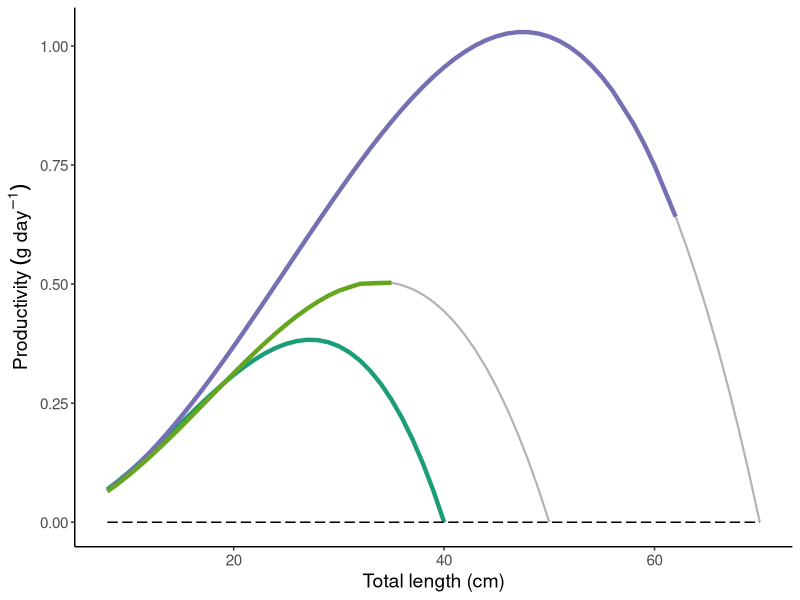
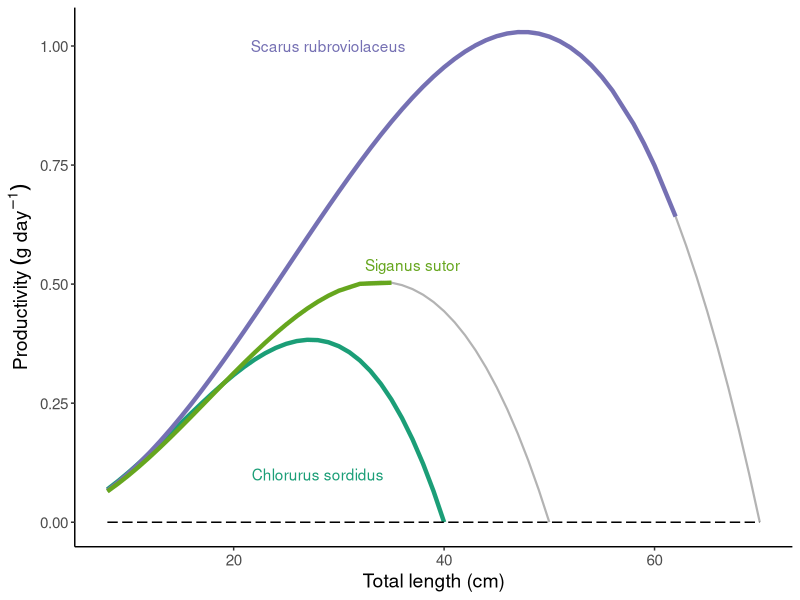
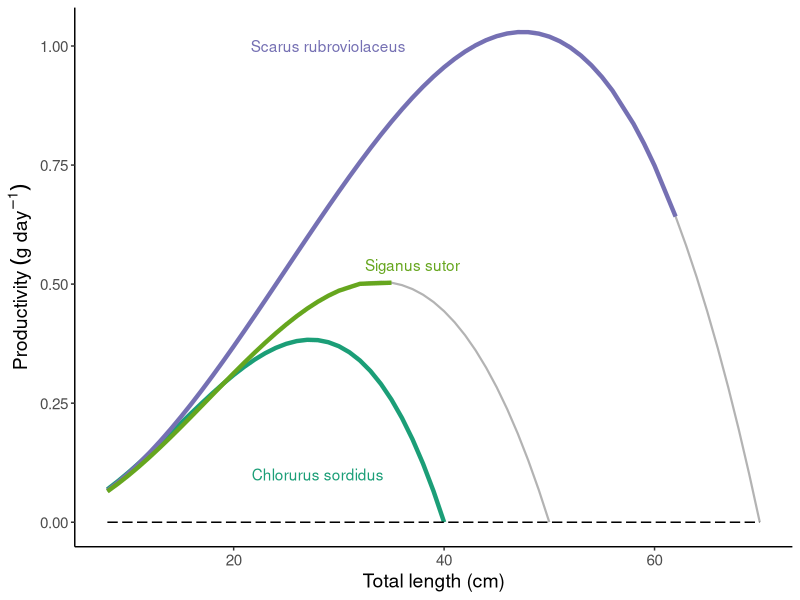

Reproduce these figures in R, in order.
# Productivity length relationships for primary targets

library(tidyverse); theme_set(theme_classic())


# Read in daily productivity data for all possible cm length classes:
length_prod <- read.csv("data/Fig6-data_theoretical-lengths.csv", header=T)
head(length_prod)

# Read in daily productivity data for all possible cm length classes:


obs_lengths <- read.csv("data/Fig6-data_observed-lengths.csv")

C.s <- obs_lengths[which(obs_lengths$species=="Chlorurus sordidus"),]
S.r <- obs_lengths[which(obs_lengths$species=="Scarus rubroviolaceus"),]
S.s <- obs_lengths[which(obs_lengths$species=="Siganus sutor"),]


# Plot daily productivity (g/day) against total length (Length2):
p <- ggplot() +
  
  # gray lines for theoretical lengths (min to max)
  geom_line(data=length_prod, aes(x=Length, y=prod_day, group=species), size=0.75, colour="gray70") + 
  
  # colour lines for observed lengths
  geom_line(data = C.s, aes(x = Length2, y = prod_day, group=1), size=1.5, colour="#1B9E77") +
  geom_line(data = S.r, aes(x = Length2, y = prod_day, group=1), size=1.5, colour="#7570B3") + 
  geom_line(data = S.s, aes(x = Length2, y = prod_day, group=1), size=1.5, colour="#66A61E") +
  
  # Add dashed line at 0 g/day
  geom_segment(aes(x=8, y=0, xend=70, yend=0), linetype="longdash", color="black", size=0.5) +
  
  ylab(expression(Productivity~(g~day^-1))) + xlab("Total length (cm)") +
  theme(legend.position=c(0.2,0.8), legend.title=element_text(size=12), 
        legend.text=element_text(size=10), axis.text=element_text(size=11), 
        axis.title=element_text(size=14)) 
p

# Add species name labels:
p2 <- p +
  annotate(geom="text", x=28, y=0.1, label="Chlorurus sordidus", color="#1B9E77") +
  annotate(geom="text", x=37, y=0.54, label="Siganus sutor", color="#66A61E") +
  annotate(geom="text", x=29, y=1, label="Scarus rubroviolaceus", color="#7570B3")
p2



pdf(file="figures/Fig6_lngth-prod-relationship.pdf", height=5, width=5.5)
p2
dev.off()



##### END #####